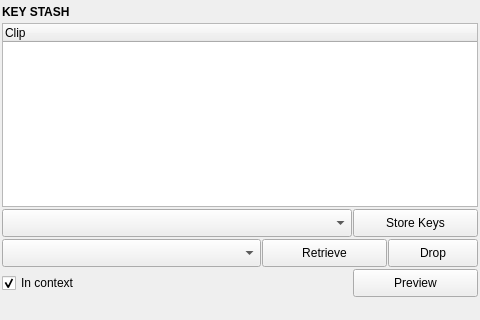
<?xml version="1.0" encoding="UTF-8"?>
<ui version="4.0">
 <class>key_stash</class>
 <widget class="QMainWindow" name="key_stash">
  <property name="geometry">
   <rect>
    <x>0</x>
    <y>0</y>
    <width>480</width>
    <height>320</height>
   </rect>
  </property>
  <widget class="QWidget" name="centralwidget">
   <property name="minimumSize">
    <size>
     <width>480</width>
     <height>0</height>
    </size>
   </property>
   <layout class="QVBoxLayout" name="verticalLayout">
    <property name="spacing">
     <number>2</number>
    </property>
    <property name="leftMargin">
     <number>2</number>
    </property>
    <property name="topMargin">
     <number>2</number>
    </property>
    <property name="rightMargin">
     <number>2</number>
    </property>
    <property name="bottomMargin">
     <number>2</number>
    </property>
    <item>
     <widget class="Header" name="header">
      <property name="minimumSize">
       <size>
        <width>0</width>
        <height>19</height>
       </size>
      </property>
      <property name="maximumSize">
       <size>
        <width>16777215</width>
        <height>19</height>
       </size>
      </property>
      <property name="font">
       <font>
        <weight>75</weight>
        <bold>true</bold>
       </font>
      </property>
      <property name="text">
       <string>KEY STASH</string>
      </property>
     </widget>
    </item>
    <item>
     <widget class="TreeWidget" name="tree000">
      <property name="sizePolicy">
       <sizepolicy hsizetype="Expanding" vsizetype="Expanding">
        <horstretch>0</horstretch>
        <verstretch>1</verstretch>
       </sizepolicy>
      </property>
      <property name="toolTip">
       <string>Stored key clips. Each row is a set of keys parked out of the working animation: they do not evaluate or export until retrieved.</string>
      </property>
      <property name="rootIsDecorated">
       <bool>false</bool>
      </property>
      <column>
       <property name="text">
        <string notr="true">Clip</string>
       </property>
      </column>
     </widget>
    </item>
    <item>
     <layout class="QHBoxLayout" name="store_layout">
      <property name="spacing">
       <number>1</number>
      </property>
      <item>
       <widget class="ComboBox" name="cmb000">
        <property name="minimumSize">
         <size>
          <width>0</width>
          <height>28</height>
         </size>
        </property>
        <property name="toolTip">
         <string>Which keys Store Keys takes: the Graph Editor key selection, the drag-selected time slider range, or the playback range (both on the selected objects).</string>
        </property>
       </widget>
      </item>
      <item>
       <widget class="PushButton" name="b000">
        <property name="minimumSize">
         <size>
          <width>0</width>
          <height>28</height>
         </size>
        </property>
        <property name="maximumSize">
         <size>
          <width>125</width>
          <height>28</height>
         </size>
        </property>
        <property name="toolTip">
         <string>Move the source keys out of the working animation into a new stored clip. The keys leave a plain gap (neighbours interpolate across it).</string>
        </property>
        <property name="text">
         <string>Store Keys</string>
        </property>
       </widget>
      </item>
     </layout>
    </item>
    <item>
     <layout class="QHBoxLayout" name="retrieve_layout">
      <property name="spacing">
       <number>1</number>
      </property>
      <item>
       <widget class="ComboBox" name="cmb001">
        <property name="minimumSize">
         <size>
          <width>0</width>
          <height>28</height>
         </size>
        </property>
        <property name="toolTip">
         <string>Where Retrieve puts the clip back: on its original frames, or with its first key on the current time.</string>
        </property>
       </widget>
      </item>
      <item>
       <widget class="PushButton" name="b001">
        <property name="minimumSize">
         <size>
          <width>0</width>
          <height>28</height>
         </size>
        </property>
        <property name="maximumSize">
         <size>
          <width>125</width>
          <height>28</height>
         </size>
        </property>
        <property name="toolTip">
         <string>Put the selected clip's keys back on their curves (keys at the same frames are replaced) and forget the clip.</string>
        </property>
        <property name="text">
         <string>Retrieve</string>
        </property>
       </widget>
      </item>
      <item>
       <widget class="PushButton" name="b003">
        <property name="minimumSize">
         <size>
          <width>0</width>
          <height>28</height>
         </size>
        </property>
        <property name="maximumSize">
         <size>
          <width>90</width>
          <height>28</height>
         </size>
        </property>
        <property name="toolTip">
         <string>Discard the selected clip. Its keys are deleted for good.</string>
        </property>
        <property name="text">
         <string>Drop</string>
        </property>
       </widget>
      </item>
     </layout>
    </item>
    <item>
     <layout class="QHBoxLayout" name="preview_layout">
      <property name="spacing">
       <number>1</number>
      </property>
      <item>
       <widget class="QCheckBox" name="chk000">
        <property name="toolTip">
         <string>Preview in context: the scene animation plays up to the clip, the clip takes over for its range, then the scene animation resumes. Off holds the clip's end poses outside its range.</string>
        </property>
        <property name="text">
         <string>In context</string>
        </property>
        <property name="checked">
         <bool>true</bool>
        </property>
       </widget>
      </item>
      <item>
       <widget class="PushButton" name="b002">
        <property name="minimumSize">
         <size>
          <width>0</width>
          <height>28</height>
         </size>
        </property>
        <property name="maximumSize">
         <size>
          <width>125</width>
          <height>28</height>
         </size>
        </property>
        <property name="toolTip">
         <string>Play the selected clip on its objects through a temporary override layer, without retrieving it. The time slider is clamped to the clip while on. Uncheck to end; nothing is left behind.</string>
        </property>
        <property name="text">
         <string>Preview</string>
        </property>
        <property name="checkable">
         <bool>true</bool>
        </property>
       </widget>
      </item>
     </layout>
    </item>
    <item>
     <widget class="Footer" name="footer" native="true">
      <property name="minimumSize">
       <size>
        <width>0</width>
        <height>19</height>
       </size>
      </property>
      <property name="maximumSize">
       <size>
        <width>16777215</width>
        <height>19</height>
       </size>
      </property>
     </widget>
    </item>
   </layout>
  </widget>
 </widget>
 <customwidgets>
  <customwidget>
   <class>Header</class>
   <extends>QLabel</extends>
   <header>uitk.widgets.header.Header.h</header>
  </customwidget>
  <customwidget>
   <class>Footer</class>
   <extends>QWidget</extends>
   <header>uitk.widgets.footer</header>
  </customwidget>
  <customwidget>
   <class>ComboBox</class>
   <extends>QComboBox</extends>
   <header>uitk.widgets.comboBox.ComboBox.h</header>
  </customwidget>
  <customwidget>
   <class>PushButton</class>
   <extends>QPushButton</extends>
   <header>uitk.widgets.pushButton</header>
  </customwidget>
  <customwidget>
   <class>TreeWidget</class>
   <extends>QTreeWidget</extends>
   <header>uitk.widgets.treeWidget</header>
  </customwidget>
 </customwidgets>
 <resources/>
 <connections/>
</ui>
